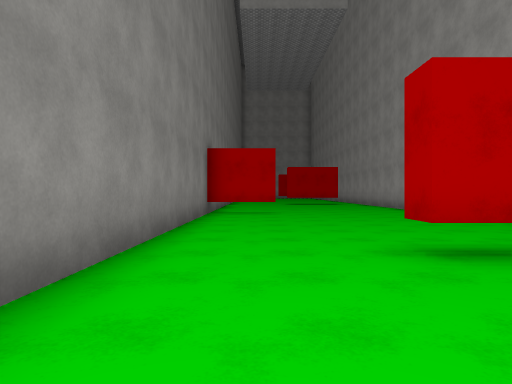
view 1 (above)

16 first-person views from a walk through a 3-D level made in the Unity game engine. The camera is 1.3 m above the floor, looks level and sees 75° across. The floor is counted in squares, 2 m on a side. Each view is taken from the middle of a square. On the plan, view 1 faces up. The plan holds only what a view shows up to about 10 squares ahead; the rest is blank. The place goes on beyond the plan. The player is left out. Surface patterns are stand-ins for the level's own textures.

view 2
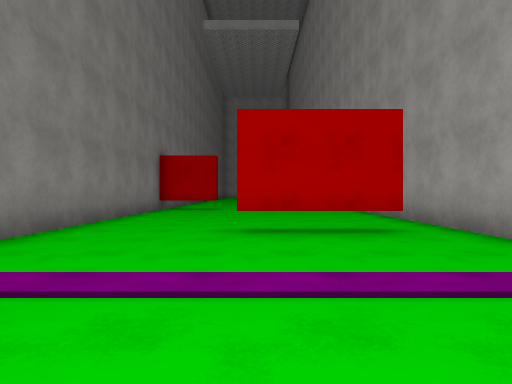

view 3
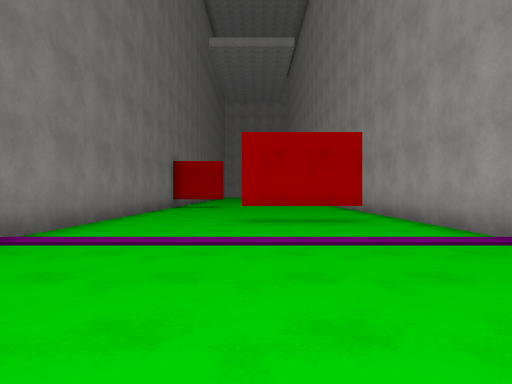

view 4
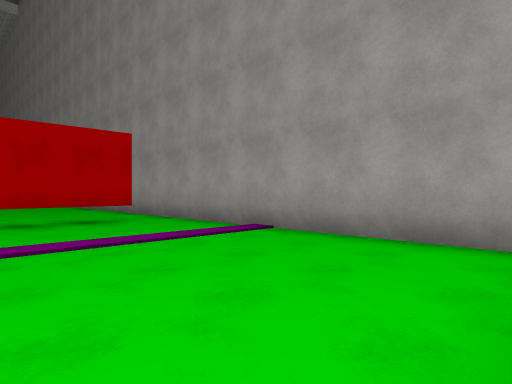

view 5
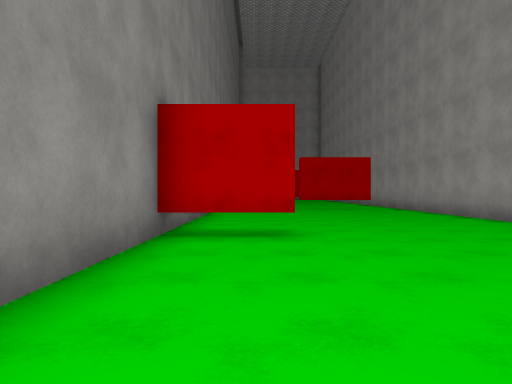

view 6
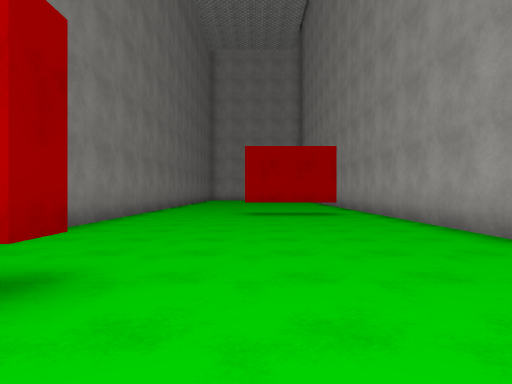

view 7
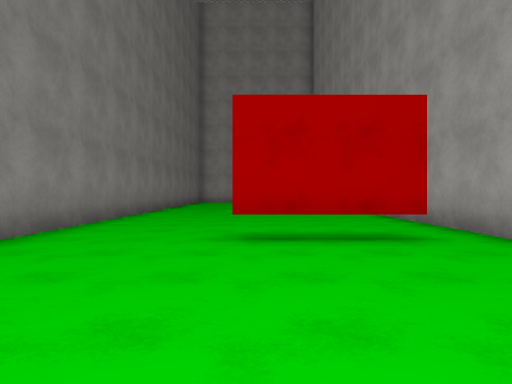

view 8
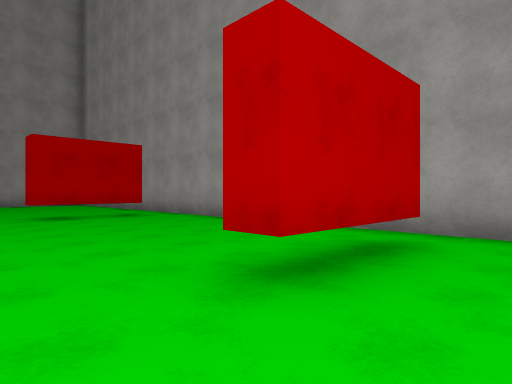

view 9
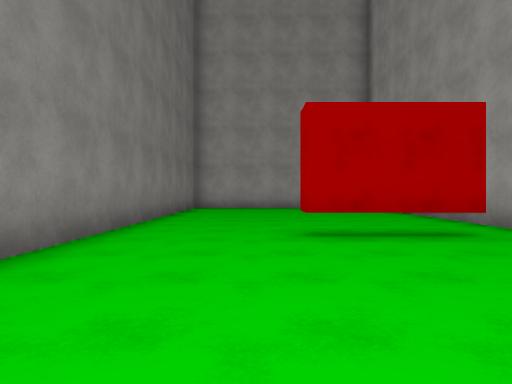

view 10
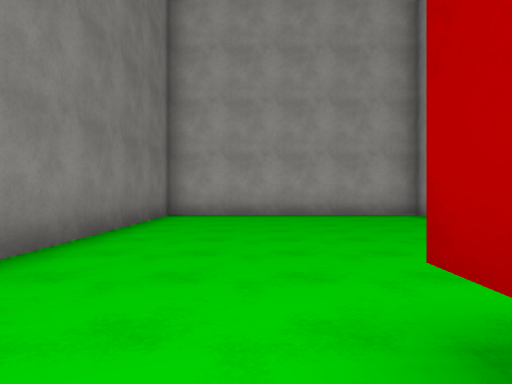

view 11
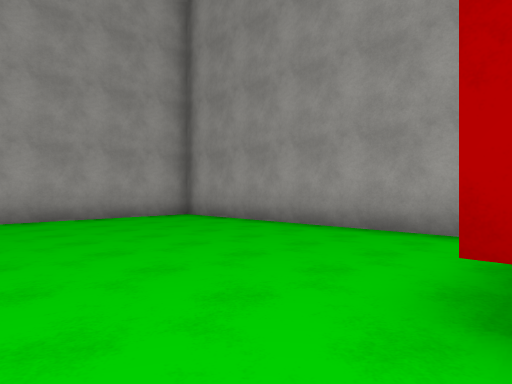

view 12
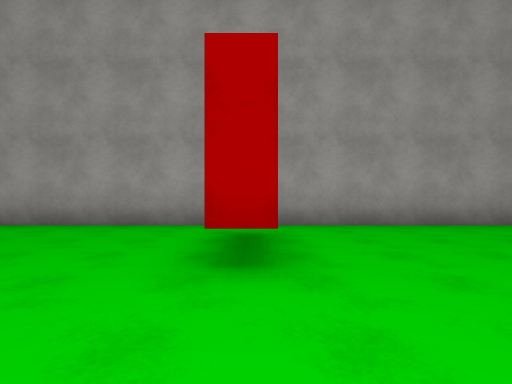

view 13
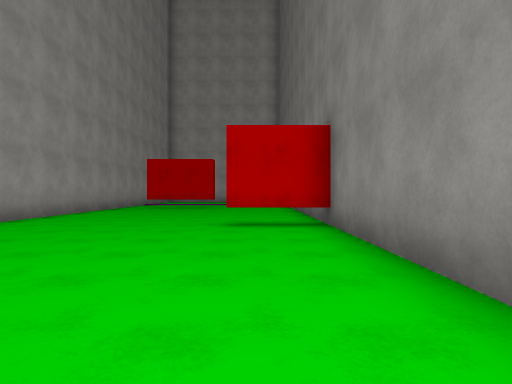

view 14
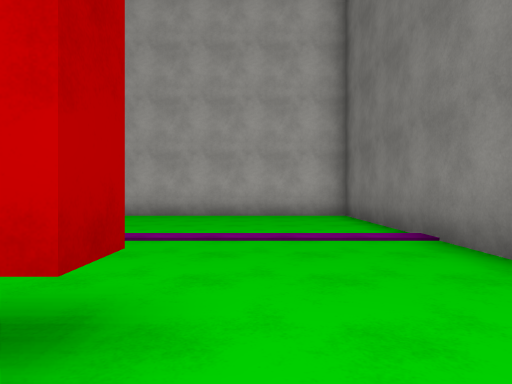

view 15
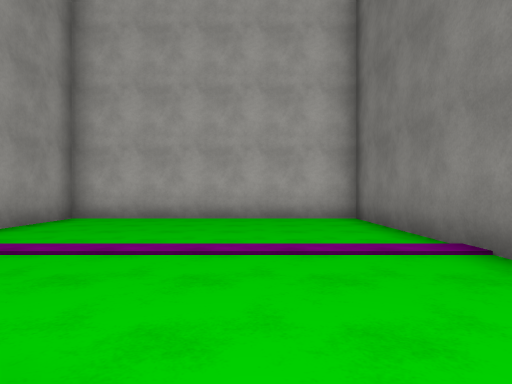

view 16
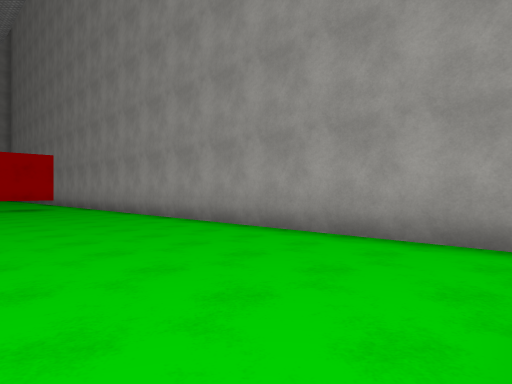

### Floor plan
Key: @ floor where view 1 was taken; # wall or solid block; . floor; T thing the floor can be seen under or through.
Columns run from 2 left of view 1 to 6 right of it. Each row starts with its distance up from view 1.
 34 #########
 33 #.......#
 32 #.......#
 31 #.......#
 30 #.......#
 29 #.......#
 28 #.......#
 27 #.......#
 26 #.......#
 25 #...TTT.#
 24 #.......#
 23 #.......#
 22 #.......#
 21 #.......#
 20 #.......#
 19 #.......#
 18 #...TTT.#
 17 #.......#
 16 #.......#
 15 #.......#
 14 #.......#
 13 #.......#
 12 #.......#
 11 #.......#
 10 ###.....#
  9 #.......#
  8 #.......#
  7 #.......#
  6 #.......#
  5 #.......#
  4 #.......#
  3 #...TTT.#
  2 #.......#
  1 #.......#
  0 #.@.....#
 -1 #.......#
 -2 #.......#
 -3 #.......#
 -4 #.......#
 -5 #########

Positions as (right, up) in squares from view 1, and headings:
1: (0, 0), facing up
2: (2, -2), facing up
3: (2, -4), facing up
4: (1, -4), facing up-right
5: (0, 5), facing up
6: (2, 8), facing up
7: (2, 13), facing up
8: (0, 16), facing up-right
9: (1, 20), facing up
10: (1, 24), facing up
11: (0, 25), facing up-right
12: (-1, 25), facing right
13: (0, 17), facing down
14: (1, 5), facing down
15: (1, 4), facing down
16: (1, 4), facing up-right
